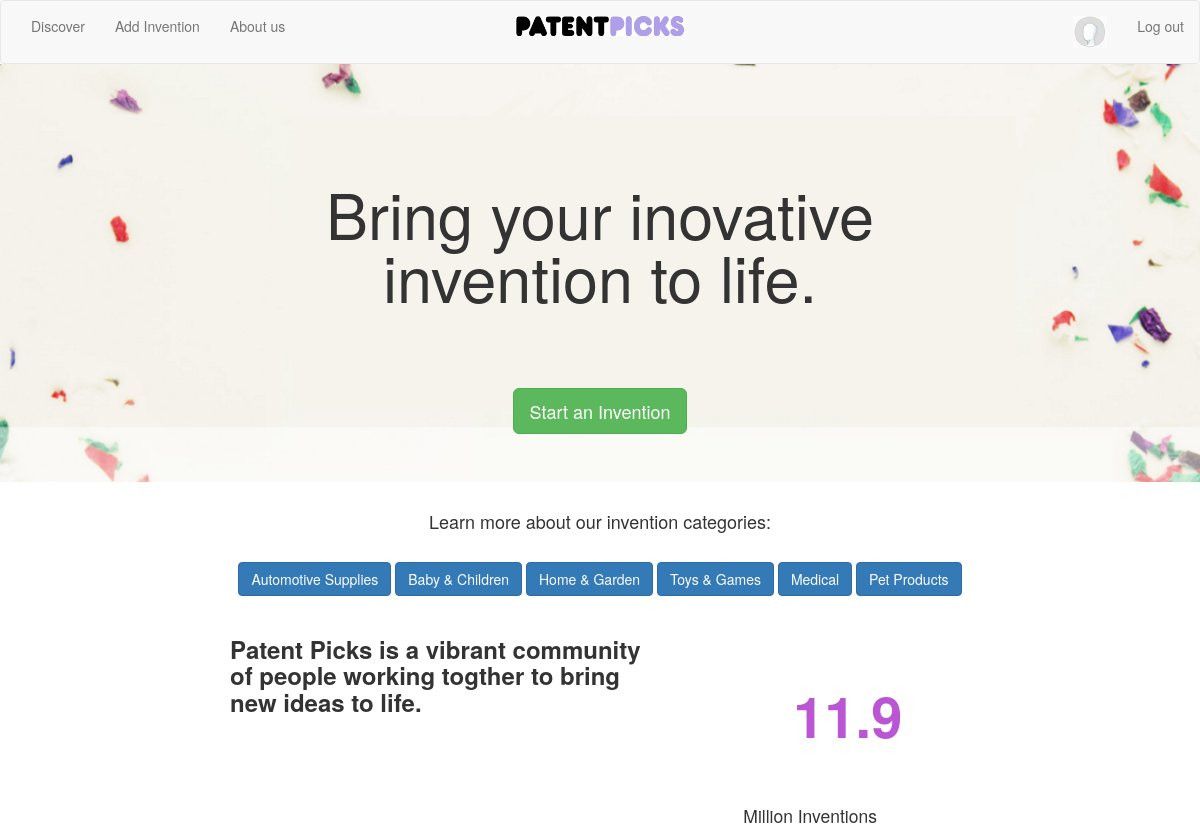
/PP_Inventions/start_invention/ (signed in), run on an earlier commit of the app's database.
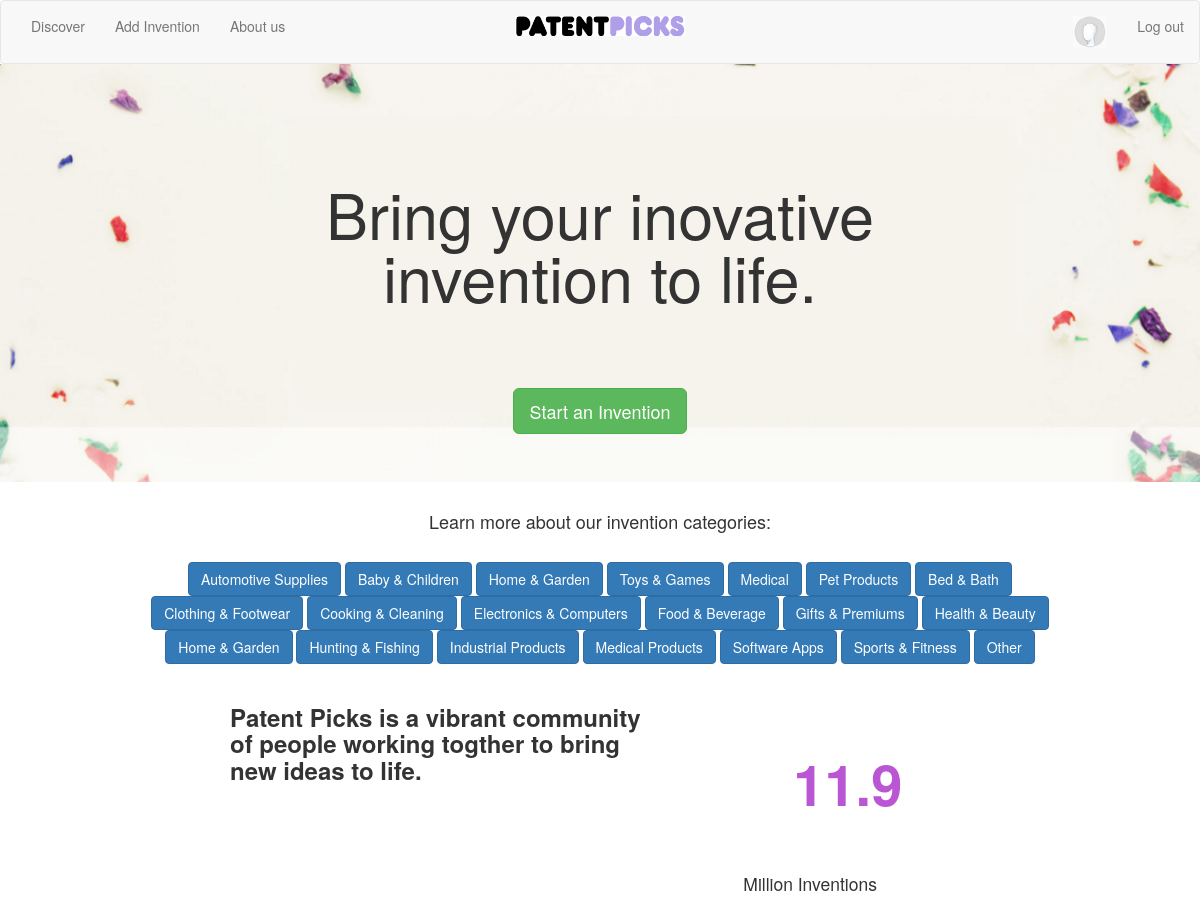
And on a later commit of the database.
### PP_Core/models.py (models this page shows, shortened)
class Category(models.Model):
    category_name = models.CharField(max_length=60)
    category_description = models.TextField()
    quantity = models.IntegerField()
    add_date = models.DateTimeField(auto_now_add=True, blank=True)
    class Meta:
        verbose_name_plural = "categories"

### PP_Inventions/views.py (the view)
def start_invention(request):
    categories = Category.objects.all()
    categoryNames = []
    categoryAmounts = []
    for i in categories:
        categoryNames.append(i.category_name)
        categoryAmounts.append(i.quantity)
    return render(request, 'PP_Inventions/start_invention.html', {"categoryAmounts":categoryAmounts,  "categoryNames":categoryNames})

### PP_Inventions/templates/PP_Inventions/start_invention.html (shortened to what this page needs)
{% extends 'PP_Core/base.html' %}
{% load static %}
{% block content %}
<div class="container-flexible" >
<div class="jumbotron text-center"  style="background-image: url('{% static "PP_Inventions/images/get_started_background.png" %}'); background-size: 100%; margin-top: 0px">
    <h1  align="center"> Bring your inovative </br> invention to life.</h1>
    <a class="btn btn-success btn-lg" href="{% url 'get_started' %}" role="button">Start an Invention</a>
 </div>
<body style="">
<div >
    <h4 align="Center"> Learn more about our invention categories:</h4>
    <div class="col-md-1" style="background: transparent"></div>
    <div class="col-md-10" style="background: transparent" >
    <div align="center" style="background: transparent">
        {% for foo in categoryNames %}
        <button type="button" class="btn btn-primary" >
            {{ foo }}
        </button>
        {% endfor %}
    </div>
    </div >
    <div class="col-md-1" style="background: transparent"></div>
</div>
</body>
<div class="col-md-2" ></div>
<div class="col-md-8">
    <div class="col-md-7">
        <h3> <strong> Patent Picks is a vibrant community of people working togther to bring new ideas to life. </strong> </h3>
    </div>
    <div class="col-md-1"></div>
    <div class="col-md-3">
        <h1 style="color: mediumorchid; font-size:400%"> <strong> 11.9 <br></strong> </h1>
        <P style="font-size: 125%"> Million Inventions </P>
    </div>
</div>
<div class="col-md-2"></div>
</div>
{% endblock %}

### PP_Core/templates/PP_Core/base.html (shortened to what this page needs)
{% load staticfiles %}
{% load static %}
<!DOCTYPE html>
<html>
<head>
    <link rel="stylesheet" href="https://maxcdn.bootstrapcdn.com/bootstrap/3.3.7/css/bootstrap.min.css">
    <link rel="stylesheet" href="{% static 'PP_Core/PP_Core.css' %}">
    <link rel="stylesheet" href="{% static 'PP_Core/PP_Core.css' %}">
</head>
<body>
<nav class="navbar navbar-default nav__menu__uline__green" role="navigation">
    <div class="navbar-collapse collapse">
        <ul class="nav navbar-nav navbar-left">
            <li><a href="{% url 'discover' %}">Discover</a></li>
            <li><a href="{% url 'add_invention' %}">Add Invention</a></li>
            <li><a href="{% url 'aboutus' %}">About us</a></li>
        </ul>
        <a href="{% url 'home' %}"> <img class="navbar-brand text-hide" src="{% static "PP_Core/images/PP_Logo.png" %}"
                                         alt="Patent Pick Logo"
                                         style="transform: translateX(-50%); left: 50%; position: absolute; width: 200px;"/></a>
        <ul class="nav navbar-nav navbar-right">
            {% if user.is_authenticated %}
                <li><a href="{% url 'dashboard' %}">
                    <img
                            src="{% static "PP_Core/userprofile.png" %}"> </a></li>
                <li><a href="{% url 'logout' %}">Log out</a></li>
            {% else %}
                <li><a href="{% url 'login' %}">Log in</a></li>
                <li><a href="{% url 'register' %}">Register</a></li>
            {% endif %}
        </ul>
    </div>
</nav>
{% block content %}
{% endblock %}
</body>
</html>

### PP_Core/static/PP_Core/PP_Core.css (style rules this page uses)
.navbar { margin-bottom: 0px; }
html { width: 100%; height: 100%; font-family: Helvetica, sans-serif; min-width: 500px; }
h1 { padding: 50px; line-height: 1em; }
a { color: #4A90E2; }

What changed in the data, as far as the page shows it:
added Category: categoryNames "Bed & Bath"
added Category: categoryNames "Clothing & Footwear"
added Category: categoryNames "Cooking & Cleaning"
added Category: categoryNames "Electronics & Computers"
added Category: categoryNames "Food & Beverage"
added Category: categoryNames "Gifts & Premiums"
added Category: categoryNames "Health & Beauty"
added Category: categoryNames "Home & Garden"
added Category: categoryNames "Hunting & Fishing"
added Category: categoryNames "Industrial Products"
added Category: categoryNames "Medical Products"
added Category: categoryNames "Software Apps"
added Category: categoryNames "Sports & Fitness"
added Category: categoryNames "Other"
